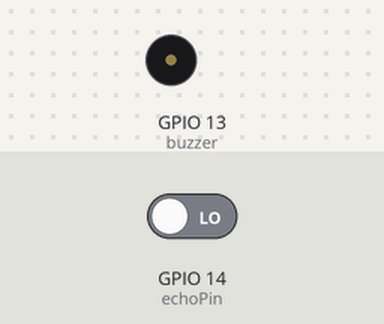
Bench run of a sketch on a simulated ESP8266 (NodeMCU). Parts: buzzer (waves = sounding). The inputs (shaded band) are chosen by the test bench; at power-on: GPIO 14 (echoPin) LOW. WiFi joins after 1.5 s; servers stay silent unless stated; network time is answered at once with the bench clock; uploads are accepted with an empty reply; the local clock reads 2024-03-15 10:24:30 at power-on unless the sketch sets it; random numbers use the default seed unless the sketch sets one; what the sketch prints to the serial monitor is not drawn.

Above: at 3.6 s.
At 36.0 s:
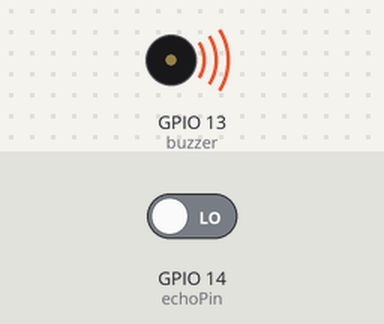
Timing chart, 0 to 38.4 s (numbered marks = the images above):
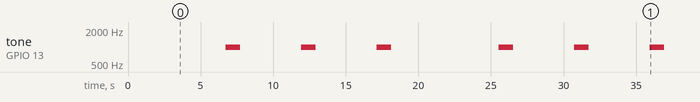

Measured:
- by itself, tone on GPIO 13 (buzzer): plays 1000 Hz for 1.0 s, 1000 Hz for 1.0 s, 1000 Hz for 1.0 s, 1000 Hz for 1.0 s, 1000 Hz for 1.0 s, 1000 Hz for 1.0 s

The sketch:

index.ino
```cpp
  #include <ESP8266WiFi.h>
  #include <ESP8266WebServer.h>
  #include <WebSocketsServer.h>
  #include <ESP8266WiFi.h>
  #include "Firebase.h"
  #include "WaterMonitor.h"
  #include <NTPClient.h>
  #include <WiFiUdp.h>

  //DEFINIÇÃO DO SENSOR E SEUS PINOS
  #define trigPin 12
  #define echoPin 14
  WiFiUDP ntpUDP;
  NTPClient timeClient(ntpUDP, "br.pool.ntp.org");


  //get fingerprint from firebaseio.com https://www.grc.com/fingerprints.htm SÓ COLAR A URL DO SITE
  #define FIREBASE_DATABASEURL "https://tcc-unip-4d803-default-rtdb.firebaseio.com/"
  #define FINGERPRINT "50:89:50:57:90:1F:37:E3:B8:F3:5B:02:ED:3A:65:6E:6A:34:DB:93" //para sites HTTPS

  WebSocketsServer webSocket = WebSocketsServer(8081);

  //VALOR SERIAL P/ COMUNICAÇÃO
  #define valSerial 115200

  // Dimensões do recipiente de teste
  float pi = 3.14159;
  float altura = 8;
  float raio =  7;
  float total_volume = 0;
  float volume_water = 0;
  bool first;

  Firebase firebase;
  WaterMonitor monitor;

  char data[5];

 //NOME E SENHA DA REDE WI-FI
  const char *ssid ="Jonabru";
  const char *password ="11029701b";

  ESP8266WebServer server(80);// objeto do servidor na porta 80, padrão

  void setup() {

    //MODO DO SENSOR
        pinMode(trigPin,OUTPUT);
        pinMode(echoPin,INPUT);
    timeClient.begin();
  Serial.begin(valSerial);
  webSocket.begin();
  connectWifi();

  firebase.init(FIREBASE_DATABASEURL,FINGERPRINT);
  total_volume = monitor.volume_total(raio, altura, pi);

}

void loop() {
        webSocket.loop();

        server.handleClient(); //CHAMANDO REQUISIÇÕES HTTP CONTINUAMENTE

        float percent = monitor.percent_volume_of_water(getDistance(), altura, raio, total_volume, pi);
        int percentTemp = random(0,100);
        String Riverstatus = monitor.alert(percentTemp);

        String data = "{\"porcent\":"+(String)percentTemp+",\"status\":\""+Riverstatus+"\",\"time\":"+getTimestampNow()+"}";
        firebase.create("RiverData", data);
        delay(1000);

        //mudar a assinatura de int para float;
        sendToSocket(percentTemp);
   }


float getDistance(){

      // CONFIGURANDO O SENSOR DE DISTANCIA ULTRASSONICO
      digitalWrite(trigPin, LOW);
      delay(500);
      digitalWrite(trigPin, HIGH);
      delay(500);
      digitalWrite(trigPin, LOW);
      unsigned long duracao = pulseIn(echoPin, HIGH);
      float distance = (duracao * 0.034)/2;
      return distance;
}

void sendToSocket(int value){
   char *valor = dtostrf(value,4,0,data);
    webSocket.broadcastTXT(valor);
}

unsigned long getTimestampNow() {
  timeClient.update();
  unsigned long now = timeClient.getEpochTime();
  return now;
}

void connectWifi()
{
  WiFi.begin(ssid, password);
  Serial.print("Conectando...");
  while (WiFi.status() != WL_CONNECTED) {
    Serial.print(".");
    delay(500);
  }
  Serial.println("Conectado a: ");
  Serial.println(WiFi.localIP());
}
```

Firebase.cpp
```cpp
#include "Firebase.h"

String Firebase::get(String database) {
  connect(database);

  int status = http.GET();
  validStatus(status);

  String data = http.getString();
  http.end();
  return data;

}

void Firebase::create(String database, String value) {
    connect(database);

    int status = http.POST(value);
    validStatus(status);
    Serial.print(http.getString());
}

void Firebase::connect(String database){
   http.begin(FIREBASE_DATABASEURL + database+ ".json", FINGERPRINT);
}

String Firebase::validStatus(int status) {
  if(status <=0){
    http.end();
    return "HTTP error: %s\n",http.errorToString(status).c_str();
  }
  return "success";
}

void Firebase::init(String dbUrl, String fingerprint){
   FIREBASE_DATABASEURL = dbUrl;
   FINGERPRINT = fingerprint;
}
```

Firebase.h
```cpp
#ifndef MY_FIREBASE_H
#define MY_FIREBASE_H

#include <ESP8266WiFi.h>
#include <ESP8266HTTPClient.h>


class Firebase {
    private:
      HTTPClient http;
      String database;
      String FIREBASE_DATABASEURL;
      String FINGERPRINT;
      void connect(String database);
      String validStatus(int status);


    public:
     void init(String dbUrl,String fingerprint);
     String get(String database);
     void create(String database, String value);

};

#endif
```

WaterMonitor.cpp
```cpp
#include "WaterMonitor.h"

float WaterMonitor::volume_total(float raio, float altura, float pi) {

   float area = 0;
   float volume = 0;

   area = (pi * (raio * raio));
   volume = area * altura;

  return volume;
}


float WaterMonitor::percent_volume_of_water(float distancia, float altura, float raio, float total_volume, float pi){
    float water_height = 0;
    float area = 0;
    float volume_water = 0;

    water_height = altura - distancia;
    area = (pi * (raio * raio));
    volume_water = area * water_height;

    float percent = (volume_water /total_volume) * 100 ;
    return percent;
}

String WaterMonitor::alert(float percent) {

                                   if(percent <= limite1 ){

                                         noTone(buzzer);
                                         digitalWrite(WhiteLed, HIGH);
                                         digitalWrite(RedLed, LOW);
                                         digitalWrite(YellowLed, LOW);
                                         return "Seguro";
                                   }else if ((percent <= limite2) && (percent >= limite1)){

                                        digitalWrite(YellowLed, HIGH);
                                        digitalWrite(RedLed, LOW);
                                        digitalWrite(WhiteLed, LOW);

                                        // ligando o buzzer
                                        noTone(buzzer);
                                        tone(buzzer,1000);

                                        // desligando o buzzer
                                        delay(1000);
                                        noTone(buzzer);
                                        delay(1000);
                                        return "Alerta";
                                   }else {

                                        digitalWrite(RedLed, HIGH);
                                        digitalWrite(YellowLed, LOW);
                                        digitalWrite(WhiteLed, LOW);

                                        // ligando o buzzer
                                        tone(buzzer, 1000);
                                        return "Emergência";
                                         }
}

void WaterMonitor::init(){
        //MODO DOS LEDS
        pinMode(RedLed,OUTPUT);
        pinMode(YellowLed,OUTPUT);
        pinMode(WhiteLed,OUTPUT);


        // buzzer

        pinMode(buzzer, OUTPUT);
        noTone(buzzer);
}
```

WaterMonitor.h
```cpp
#ifndef MY_WATERMONITOR_H
#define MY_WATERMONITOR_H

#include <ESP8266WiFi.h>

  //DEFINIÇÃO DOS LEDS E SEUS PINOS
  #define RedLed 0
  #define YellowLed 4
  #define WhiteLed 5
  // buzzer
  #define buzzer 13
 // LIMITE DE DIST NCIA EM RELAÇÃO AO RESERVATÓRIO
  #define limite1 40
  #define limite2 80


class WaterMonitor {
    private:

    public:
        void init();
        float percent_volume_of_water(float distancia, float altura, float raio, float total_volume, float pi);
        float volume_total(float raio, float altura, float pi);
        String alert(float percent);
};

#endif
```
